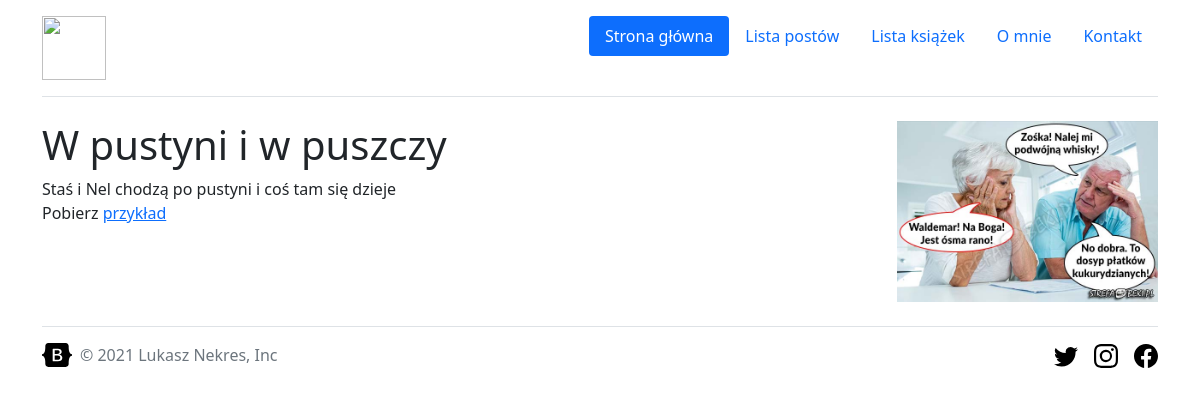
The page /posts/47 on the database its author committed.
### posts/models.py (models this page shows, shortened)
class Post(Timestamped):
    title = models.CharField(verbose_name="Tytuł", max_length=255)
    content = models.TextField(verbose_name="Treść")
    published = models.BooleanField(verbose_name="Opublikowany", default=False)
    spondored = models.BooleanField(verbose_name="Sponsorowany", default=False)
    author = models.ForeignKey("auth.User", on_delete=models.CASCADE, related_name="posts")
    tags = models.ManyToManyField('tags.Tag', related_name="posts")
    example_file = models.FileField(upload_to='posts/examples/', blank=True, null=True)
    image = models.ImageField(upload_to="posts/images/%Y/%m/%d/", null=True)

### posts/views.py (the view)
# urls.py: path("<int:post_id>", post_details, name='details'),
def post_details(request, post_id: int):
    post = Post.objects.get(pk=post_id)
    context ={}
    if post.published:
        context["post"] = post
    return render(request, "posts/details.html", context)

### posts/templates/posts/details.html
{% extends 'general.html' %}
{% block content %}
    <div class="row">
        <div class="col-md-9">
            <h1>{{ post.title }}</h1>
            <div>
                {{ post.content }}
            </div>
            {% if post.example_file %}
                <div>Pobierz <a href="{{ post.example_file.url }}">przykład</a></div>
            {% endif %}
        </div>
        <div class="col-md-3">
            <img src="{{ post.image.url }}" width="100%">
        </div>
    </div>
{% endblock %}

### main/static/main/css/style.css (style rules this page uses)
body { background-color: #fff; }

### rows shown on the page
Post: title "W pustyni i w puszczy", content "Staś i Nel chodzą po pustyni i coś tam się dzieje", image (picture)
